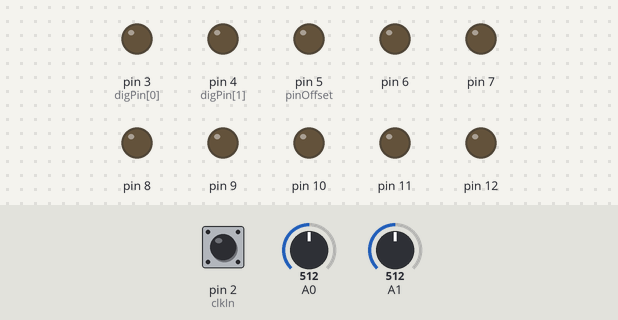
Bench run of a sketch on a simulated Arduino Nano, built with avr-gcc and run on an emulated ATmega328P. On the bench: output pins drawn as LEDs (lit = HIGH). The inputs (shaded band) are chosen by the test bench; at power-on: pin 2 (clkIn) HIGH, A0 = 512, A1 = 512.

Above: at 1.2 s.
1.3 s: pin 2 (clkIn) pulsed LOW 2 times (0.12 s each, 0.3 s apart)
At 2.24 s:
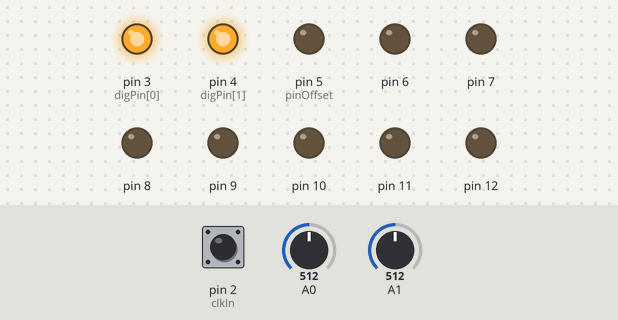
3.7 s: pin 2 (clkIn) pulsed LOW 5 times (0.12 s each, 0.3 s apart)
At 6.5 s:
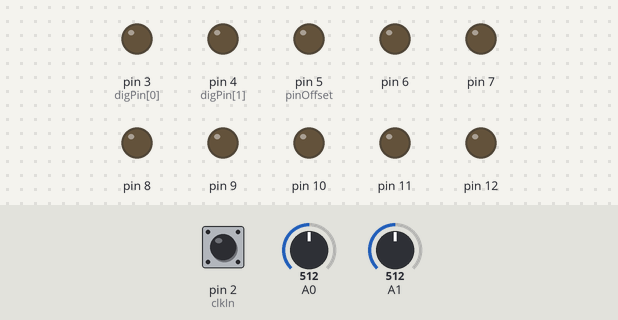
Timing chart, 0 to 8.0 s (numbered marks = the images above; inputs shaded):
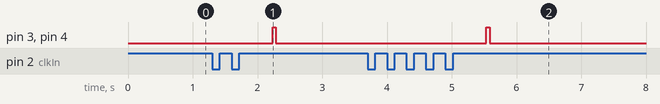

The sketch:

AC09_TriggerDelay.ino
```cpp
// (licence header left out)
//  constants related to the Arduino Nano pin use
const int clkIn = 2;           // the digital (clock) input
const int digPin[2] = {3, 4};  // the digital output pins
const int pinOffset = 5;       // the first DAC pin (from 5-12)
const int trigTime = 50;       // 50 ms triggers

//  variables for interrupt handling of the clock input
volatile int clkState = LOW;

//  variables used to control the current DIO output states
int digState[2] = {LOW, LOW};  // start with both set low

//  queues for delayed gates
unsigned long lastTrig[2] = {0, 0};
unsigned long lastMillis[2] = {0, 0};

//  ==================== start of setup() ======================

void setup() {
  // set up the digital (clock) input
  pinMode(clkIn, INPUT);

  // set up the digital outputs
  for (int i=0; i<2; i++) {
    pinMode(digPin[i], OUTPUT);
    digitalWrite(digPin[i], LOW);
  }

  // set up the 8-bit DAC output pins
  for (int i=0; i<8; i++) {
    pinMode(pinOffset+i, OUTPUT);
    digitalWrite(pinOffset+i, LOW);
  }

  attachInterrupt(0, isr, RISING);
}

//  ==================== start of loop() =======================

void loop()
{
  if (clkState == HIGH) {
    clkState = LOW;  // reset for the next clock
    lastTrig[0] = lastTrig[1] = millis();
  }

  // check for trigger onset
  for (int i=0; i<2; i++) {
    if ((lastTrig[i] > 0) && (digState[i] == LOW) &&
     (millis() - lastTrig[i] > (analogRead(i)))) {
      digState[i] = HIGH;
      digitalWrite(digPin[i], HIGH);
      lastMillis[i] = millis();
      lastTrig[i] = 0;
    }
  }

  // check for trigger turn-off
  for (int i=0; i<2; i++) {
    if ((digState[i] == HIGH) && (millis() - lastMillis[i] > trigTime)) {
      digState[i] = LOW;
      digitalWrite(digPin[i], LOW);
    }
  }
}

//  =================== convenience routines ===================

//  isr() - quickly handle interrupts from the clock input
//  ------------------------------------------------------
void isr()
{
  clkState = HIGH;
}

//  dacOutput(byte) - deal with the DAC output
//  -----------------------------------------
void dacOutput(byte v)
{
  PORTB = (PORTB & B11100000) | (v >> 3);
	PORTD = (PORTD & B00011111) | ((v & B00000111) << 5);
}

//  ===================== end of program =======================
```

Measured:
- after the input at 1.3 s, pin 3 (digPin[0]), pin 4 (digPin[1]): LOW → HIGH after 0.93 s, → LOW 0.05 s later
- after the input at 3.7 s, pin 3 (digPin[0]), pin 4 (digPin[1]): LOW → HIGH after 1.8 s, → LOW 0.05 s later
